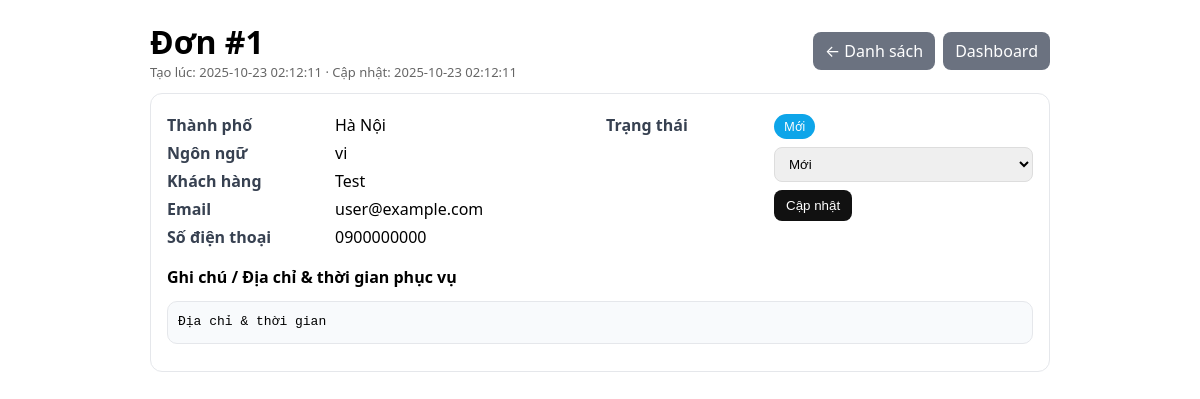
The app's page /massagenow.vn/public_html/admin/order-view.php?id=1 (signed in) with its own data.
### tables this page shows
CREATE TABLE `bookings` (
  `id` bigint(20) UNSIGNED NOT NULL,
  `city_id` bigint(20) UNSIGNED NOT NULL,
  `lang_code` varchar(10) NOT NULL,
  `customer_name` varchar(190) DEFAULT '',
  `email` varchar(190) NOT NULL,
  `phone` varchar(50) DEFAULT '',
  `note` mediumtext,
  `status` enum('new','confirmed','in_progress','done','canceled') NOT NULL DEFAULT 'new',
  `created_at` timestamp NULL DEFAULT CURRENT_TIMESTAMP,
  `updated_at` timestamp NULL DEFAULT CURRENT_TIMESTAMP ON UPDATE CURRENT_TIMESTAMP
);

CREATE TABLE `cities` (
  `id` bigint(20) UNSIGNED NOT NULL,
  `name` varchar(120) NOT NULL,
  `slug` varchar(140) NOT NULL,
  `status` enum('draft','published') NOT NULL DEFAULT 'draft',
  `created_at` timestamp NULL DEFAULT CURRENT_TIMESTAMP,
  `updated_at` timestamp NULL DEFAULT CURRENT_TIMESTAMP ON UPDATE CURRENT_TIMESTAMP
);

### massagenow.vn/app/db.php (called while the page is built, shortened)
<?php
function pdo(): PDO {
  $host = DB_HOST ?? 'localhost';
  $name = DB_NAME ?? '';
  $charset = DB_CHARSET ?? 'utf8mb4';
  $user = DB_USER ?? '';
  $pass = DB_PASS ?? '';
  $dsn = "mysql:host={$host};dbname={$name};charset={$charset}";
  $options = [
    PDO::ATTR_ERRMODE            => PDO::ERRMODE_EXCEPTION,
    PDO::ATTR_DEFAULT_FETCH_MODE => PDO::FETCH_ASSOC,
    PDO::ATTR_EMULATE_PREPARES   => false,
  ];
  try {
    $pdo = new PDO($dsn, $user, $pass, $options);
    $pdo->exec("SET NAMES '{$charset}' COLLATE 'utf8mb4_unicode_ci'");
    $pdo->exec("SET sql_mode = ''");
    return $pdo;
  } catch (Throwable $e) {
    http_response_code(500);
    echo "DB connection failed: " . htmlspecialchars($e->getMessage());
    exit;
  }
}
function db_row(string $sql, array $params = []): ?array {
  $stmt = pdo()->prepare($sql);
  $stmt->execute($params);
  $row = $stmt->fetch();
  return $row === false ? null : $row;
}
function e(?string $s): string {
  return htmlspecialchars($s ?? '', ENT_QUOTES | ENT_SUBSTITUTE, 'UTF-8');
}

### massagenow.vn/public_html/admin/order-view.php (the view, shortened to what this page needs)
<?php
require __DIR__ . '/../../app/db.php';
$id = (int)($_GET['id'] ?? 0);
$row = db_row("
  SELECT b.*, c.name AS city_name
  FROM bookings b
  JOIN cities c ON c.id=b.city_id
  WHERE b.id=?
  LIMIT 1
", [$id]);
function badge_status(string $s): string {
  $map = [
    'new'         => ['Mới',        '#0ea5e9'],
    'confirmed'   => ['Xác nhận',   '#10b981'],
    'in_progress' => ['Đang làm',   '#f59e0b'],
    'done'        => ['Hoàn thành', '#111827'],
    'canceled'    => ['Huỷ',        '#ef4444'],
  ];
  $txt = $map[$s][0] ?? $s;
  $bg  = $map[$s][1] ?? '#6b7280';
  return '<span style="display:inline-block;padding:4px 10px;border-radius:999px;background:'.$bg.';color:#fff;font-size:12px">'.$txt.'</span>';
}
?>
<!doctype html>
<html lang="vi">
<head>
</head>
<body>
  <div class="row" style="justify-content:space-between">
    <div>
      <h1 style="margin:0">Đơn #<?= (int)$row['id'] ?></h1>
      <div class="muted">Tạo lúc: <?= e($row['created_at']) ?> · Cập nhật: <?= e($row['updated_at']) ?></div>
    </div>
    <div class="row">
      <a class="btn gray" href="/admin/orders.php">← Danh sách</a>
      <a class="btn gray" href="/admin/">Dashboard</a>
    </div>
  </div>
  <div class="card">
    <div class="grid">
      <div>
        <div class="kv"><b>Thành phố</b><div><?= e($row['city_name']) ?></div></div>
        <div class="kv"><b>Ngôn ngữ</b><div><?= e($row['lang_code']) ?></div></div>
        <div class="kv"><b>Khách hàng</b><div><?= e($row['customer_name']) ?></div></div>
        <div class="kv"><b>Email</b><div><?= e($row['email']) ?></div></div>
        <div class="kv"><b>Số điện thoại</b><div><?= e($row['phone']) ?></div></div>
      </div>
      <div>
        <div class="kv"><b>Trạng thái</b>
          <div>
            <?= badge_status($row['status']) ?>
            <form method="post" action="" class="row" style="margin-top:8px">
              <select name="status">
                <option value="new"         <?= $row['status']==='new'?'selected':'' ?>>Mới</option>
              </select>
              <button class="btn" type="submit">Cập nhật</button>
            </form>
          </div>
        </div>
      </div>
    </div>
    <div style="margin-top:12px">
      <b>Ghi chú / Địa chỉ & thời gian phục vụ</b>
      <pre class="note"><?= e($row['note']) ?></pre>
    </div>
  </div>
</body>
</html>

### massagenow.vn/public_html/admin/order-view.php (style rules this page uses)
body { font-family:system-ui,-apple-system,Segoe UI,Roboto,Arial,sans-serif;max-width:900px;margin:20px auto;padding:0 16px }
.muted { color:#666;font-size:13px }
.card { border:1px solid #e5e7eb;border-radius:12px;padding:14px 16px;margin-top:12px }
.grid { display:grid;grid-template-columns:1fr 1fr;gap:12px }
.row { display:flex;gap:8px;align-items:center;flex-wrap:wrap }
input[type="text"],select,textarea { width:100%;padding:8px 10px;border:1px solid #ddd;border-radius:8px }
button.btn,a.btn { padding:8px 12px;border-radius:8px;background:#111;color:#fff;text-decoration:none;border:0;cursor:pointer }
a.btn.gray { background:#6b7280 }
pre.note { white-space:pre-wrap;line-height:1.6;background:#f8fafc;border:1px solid #e5e7eb;border-radius:10px;padding:10px }
.kv { display:grid;grid-template-columns:160px 1fr;gap:8px;margin:6px 0 }
.kv b { color:#374151 }

### records on screen
bookings: id "1", created_at "2025-10-23 02:12:11", updated_at "2025-10-23 02:12:11", city.name "Hà Nội", lang_code "vi", customer_name "Test", email "user@example.com", phone "0900000000", status "Mới", note "Địa chỉ & thời gian"
